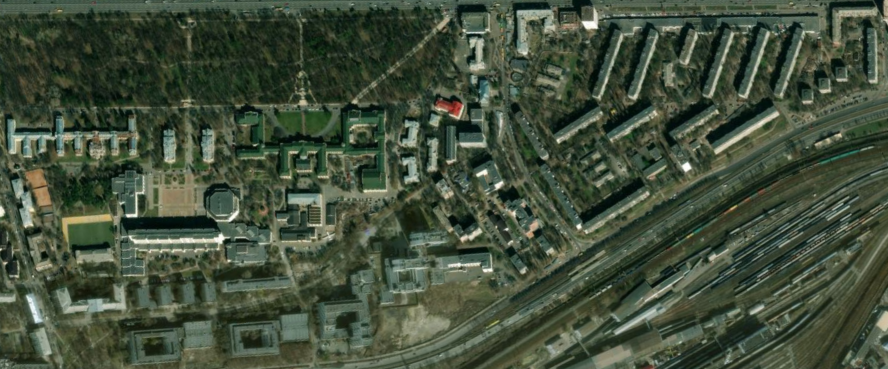
#> input picture resources/bing.png, 1776 x 738 px (shown at 1/2 size)
$ python main.py
#> lines starting #> are read from the running program, lines starting #| are printed output that depends on the picture; after the words box and inside, x2 and y2 are one past the last pixel; in counts of white or black regions, pixels touching at a corner belong together
#> in detect_buildings_from_bing_map, original is the input picture: shape (738, 1776, 3); mean B, G, R 59.8, 78.9, 66.6
import os
import cv2, numpy

RESOURCES_DIR = os.path.normpath(
    os.path.join(os.path.dirname(os.path.realpath(__file__)), "..", "resources")
)


def detect_light_buildings(image: cv2.typing.MatLike):
    gray = cv2.cvtColor(image, cv2.COLOR_BGR2GRAY)
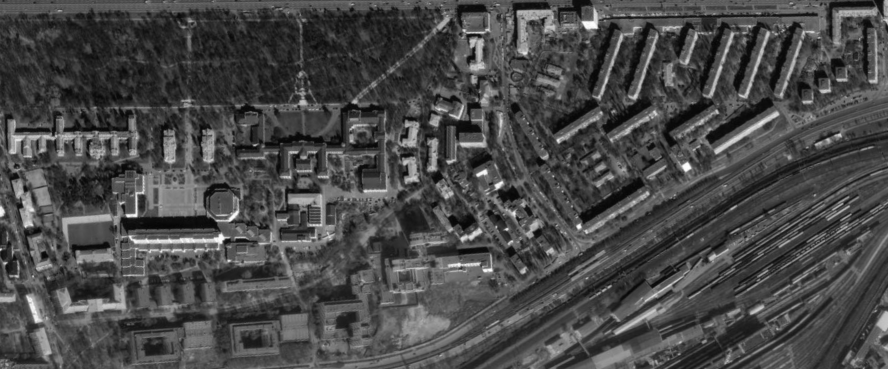
#> gray: shape (738, 1776) (shown at 1/2 size); min 3, max 254, mean 73
    blured = cv2.bilateralFilter(gray, 7, 35, 35)
    clahe = cv2.createCLAHE(clipLimit=2.0, tileGridSize=(8, 8))
    clahe_applied = clahe.apply(blured)
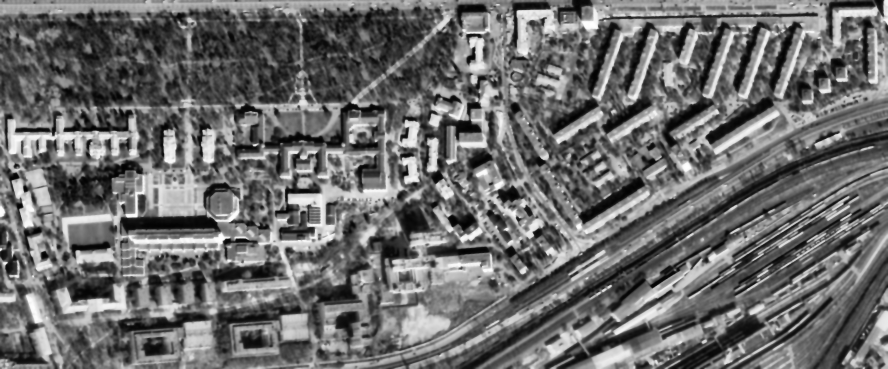
#> clahe_applied: shape (738, 1776) (shown at 1/2 size); min 1, max 254, mean 108.5
    _, threshold = cv2.threshold(clahe_applied, 210, 255, cv2.THRESH_BINARY)
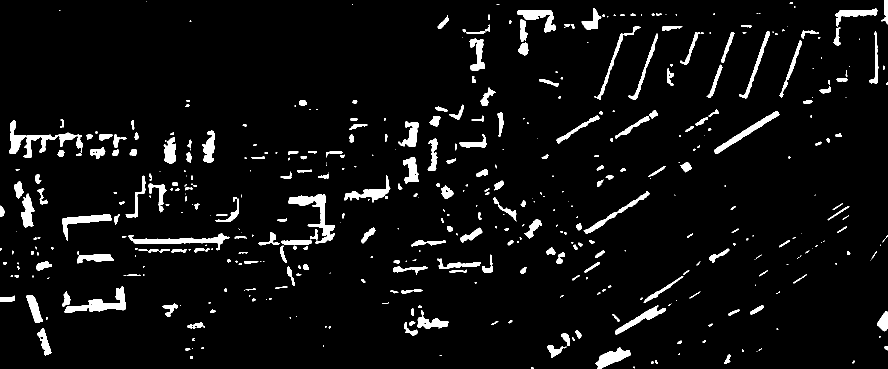
#> threshold: shape (738, 1776) (shown at 1/2 size); 5.2% white; 472 white regions (205 under 20 px), largest, box (x1, y1, x2, y2) and area: (577, 388, 670, 487) 2413, (129, 573, 252, 626) 2160, (18, 241, 115, 315) 2048

    hsv = cv2.cvtColor(image, cv2.COLOR_BGR2HSV)
#> hsv: shape (738, 1776, 3); mean H, S, V 51.8, 80.3, 79.1
    low1 = numpy.array([0, 80, 80])
    high1 = numpy.array([10, 255, 255])
    low2 = numpy.array([160, 80, 80])
    high2 = numpy.array([179, 255, 255])
    mask1 = cv2.inRange(hsv, low1, high1)
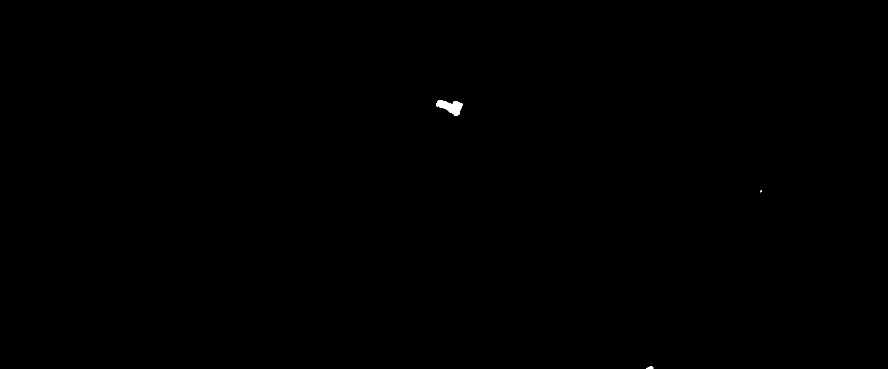
#> mask1: shape (738, 1776) (shown at 1/2 size); 0.08% white; 3 white regions (1 under 20 px), largest, box (x1, y1, x2, y2) and area: (872, 200, 925, 232) 931, (1292, 732, 1307, 738) 57
    mask2 = cv2.inRange(hsv, low2, high2)
#> mask2: shape (738, 1776); every value is 0
    mask_color = cv2.bitwise_or(mask1, mask2)

    combined = cv2.bitwise_or(mask_color, threshold)

    kernel = numpy.ones((6, 6), numpy.uint8)
    combined = cv2.morphologyEx(combined, cv2.MORPH_CLOSE, kernel)
#> combined: shape (738, 1776); 5.5% white; 387 white regions (166 under 20 px), largest, box (x1, y1, x2, y2) and area: (518, 389, 671, 527) 3979, (19, 242, 166, 316) 2933, (125, 574, 253, 627) 2530

    return combined


def detect_dark_buildings(image: cv2.typing.MatLike):
    hsv = cv2.cvtColor(image, cv2.COLOR_BGR2HSV)

    low = numpy.array([127 / 2, 7 * 255 / 100, 20 * 255 / 100])
    high = numpy.array([140 / 2, 21 * 255 / 100, 50 * 255 / 100])

    mask = cv2.inRange(hsv, low, high)
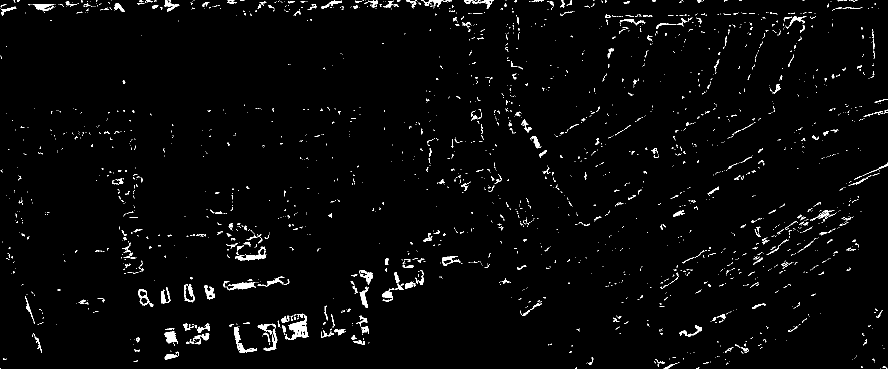
#> mask: shape (738, 1776) (shown at 1/2 size); 2.2% white; 2067 white regions (1778 under 20 px), largest, box (x1, y1, x2, y2) and area: (570, 627, 617, 680) 990, (515, 647, 555, 702) 561, (468, 653, 514, 706) 553
    kernel = numpy.ones((5, 5), numpy.uint8)
    combined = cv2.morphologyEx(mask, cv2.MORPH_CLOSE, kernel)
#> combined: shape (738, 1776); 2.9% white; 1380 white regions (1083 under 20 px), largest, box (x1, y1, x2, y2) and area: (515, 627, 617, 702) 2497, (764, 540, 848, 603) 1098, (452, 467, 533, 522) 1049
    return combined


def detect_buildings_from_bing_map(image_path: str):
    original = cv2.imread(image_path, cv2.IMREAD_COLOR)

    light = detect_light_buildings(original)
    dark = detect_dark_buildings(original)

    combined = cv2.bitwise_or(light, dark)
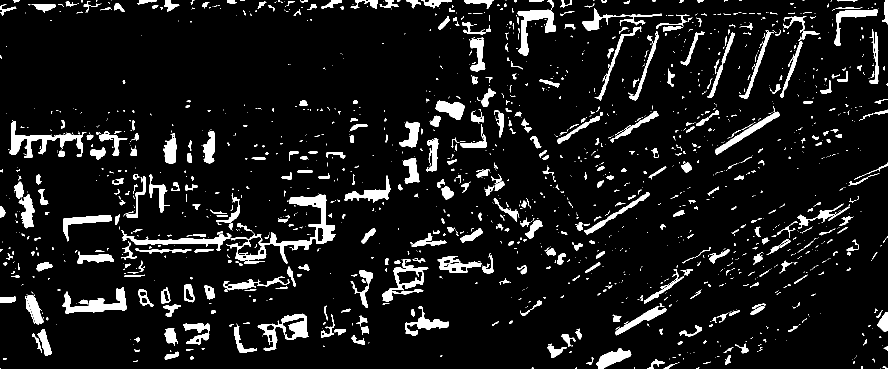
#> combined: shape (738, 1776) (shown at 1/2 size); 8.3% white; 1648 white regions (1160 under 20 px)

    contours, _ = cv2.findContours(combined, cv2.RETR_EXTERNAL, cv2.CHAIN_APPROX_SIMPLE)
#> contours = 1647 contours, 1289 with area under 20; largest, box (x1, y1, x2, y2) and area: (518, 389, 671, 527) 3892, (19, 242, 172, 316) 2631, (764, 534, 857, 603) 2574, (515, 627, 617, 702) 2424, (125, 574, 253, 627) 2357

    for contour in contours:
        area = cv2.contourArea(contour)
        if area < 300:
            continue
        rect = cv2.minAreaRect(contour)
        box = cv2.boxPoints(rect)
        box = box.astype(int)
        cv2.drawContours(original, [box], 0, (0, 255, 0), 2)
#> this loop made 1647 passes
#> area on passes 9, 14, 25: 54, 157.5, 36
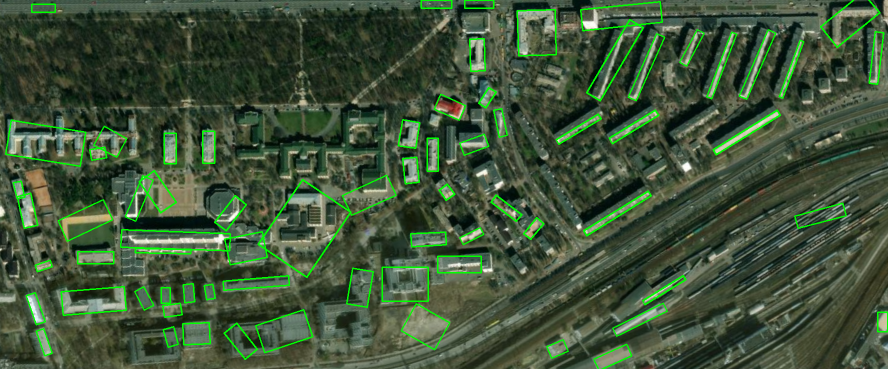
#> original: shape (738, 1776, 3) (shown at 1/2 size); 3.41% of pixels changed, all inside (x1, y1, x2, y2) = (10, 0, 1776, 738)

    return original


def main():
    bing_image = os.path.join(RESOURCES_DIR, "bing.png")
    bing_result = detect_buildings_from_bing_map(bing_image)

    cv2.imshow("Bing map", bing_result)
    cv2.waitKey(0)


if __name__ == "__main__":
    main()
